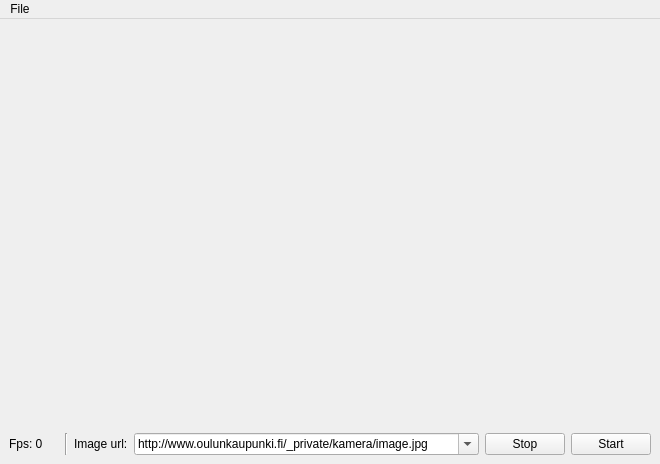
<?xml version="1.0" encoding="UTF-8"?>
<ui version="4.0">
 <class>MainWindow</class>
 <widget class="QMainWindow" name="MainWindow">
  <property name="geometry">
   <rect>
    <x>0</x>
    <y>0</y>
    <width>660</width>
    <height>464</height>
   </rect>
  </property>
  <property name="windowTitle">
   <string>MainWindow</string>
  </property>
  <widget class="QWidget" name="centralwidget">
   <layout class="QVBoxLayout" name="verticalLayout_3">
    <item>
     <widget class="PiiImageDisplay" name="_pImageDisplay" native="true">
      <property name="sizePolicy">
       <sizepolicy hsizetype="Expanding" vsizetype="Expanding">
        <horstretch>0</horstretch>
        <verstretch>0</verstretch>
       </sizepolicy>
      </property>
     </widget>
    </item>
    <item>
     <layout class="QHBoxLayout" name="horizontalLayout">
      <item>
       <widget class="QLabel" name="_pFpsLabel">
        <property name="minimumSize">
         <size>
          <width>50</width>
          <height>0</height>
         </size>
        </property>
        <property name="text">
         <string>Fps: 0</string>
        </property>
       </widget>
      </item>
      <item>
       <widget class="QFrame" name="frame">
        <property name="frameShape">
         <enum>QFrame::VLine</enum>
        </property>
        <property name="frameShadow">
         <enum>QFrame::Sunken</enum>
        </property>
       </widget>
      </item>
      <item>
       <widget class="QLabel" name="label_2">
        <property name="text">
         <string>Image url:</string>
        </property>
       </widget>
      </item>
      <item>
       <widget class="ComboBox" name="_pImageUrlCombo">
        <property name="sizePolicy">
         <sizepolicy hsizetype="Expanding" vsizetype="Fixed">
          <horstretch>0</horstretch>
          <verstretch>0</verstretch>
         </sizepolicy>
        </property>
        <property name="editable">
         <bool>true</bool>
        </property>
        <item>
         <property name="text">
          <string>http://www.oulunkaupunki.fi/_private/kamera/image.jpg</string>
         </property>
        </item>
       </widget>
      </item>
      <item>
       <widget class="QPushButton" name="_pStopButton">
        <property name="text">
         <string>Stop</string>
        </property>
       </widget>
      </item>
      <item>
       <widget class="QPushButton" name="_pStartButton">
        <property name="text">
         <string>Start</string>
        </property>
       </widget>
      </item>
     </layout>
    </item>
   </layout>
  </widget>
  <widget class="QMenuBar" name="menubar">
   <property name="geometry">
    <rect>
     <x>0</x>
     <y>0</y>
     <width>660</width>
     <height>23</height>
    </rect>
   </property>
   <widget class="QMenu" name="menuFile">
    <property name="title">
     <string>File</string>
    </property>
    <addaction name="_pActionExit"/>
   </widget>
   <addaction name="menuFile"/>
  </widget>
  <action name="_pActionSelectImages">
   <property name="text">
    <string>Select images...</string>
   </property>
  </action>
  <action name="_pActionExit">
   <property name="text">
    <string>Exit</string>
   </property>
  </action>
  <action name="actionEka">
   <property name="checkable">
    <bool>true</bool>
   </property>
   <property name="text">
    <string>Eka</string>
   </property>
  </action>
  <action name="actionToka">
   <property name="checkable">
    <bool>true</bool>
   </property>
   <property name="text">
    <string>Toka</string>
   </property>
  </action>
  <action name="actionKolmas">
   <property name="checkable">
    <bool>true</bool>
   </property>
   <property name="text">
    <string>Kolmas</string>
   </property>
  </action>
  <action name="actionNelj_s">
   <property name="checkable">
    <bool>true</bool>
   </property>
   <property name="text">
    <string>Neljäs</string>
   </property>
  </action>
 </widget>
 <customwidgets>
  <customwidget>
   <class>PiiImageDisplay</class>
   <extends>QWidget</extends>
   <header location="global">PiiImageDisplay.h</header>
   <container>1</container>
  </customwidget>
  <customwidget>
   <class>ComboBox</class>
   <extends>QComboBox</extends>
   <header>ComboBox.h</header>
  </customwidget>
 </customwidgets>
 <resources/>
 <connections>
  <connection>
   <sender>_pActionExit</sender>
   <signal>triggered()</signal>
   <receiver>MainWindow</receiver>
   <slot>close()</slot>
   <hints>
    <hint type="sourcelabel">
     <x>-1</x>
     <y>-1</y>
    </hint>
    <hint type="destinationlabel">
     <x>351</x>
     <y>213</y>
    </hint>
   </hints>
  </connection>
 </connections>
</ui>
